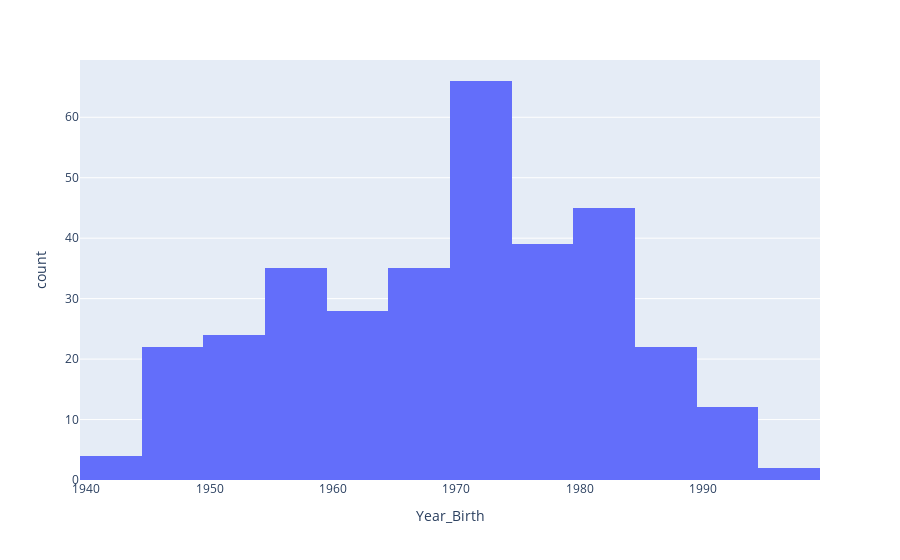

The notebook cell saved with this chart:
### Markdown cell above
What customers are more likely to participate in the last promotional campaign?

### Code cell
px.histogram(df[df['Response'] == 1], x='Year_Birth')

### Figure 1 — Plotly figure (JSON) as saved in the notebook; plotly's stock layout.template omitted (floating-point values rounded to 4 significant figures; data arrays with more than 128 entries replaced by an {"elided": "..."} marker saying what was removed)
{"data": [{"alignmentgroup": "True", "bingroup": "x", "hovertemplate": "Year_Birth=%{x}<br>count=%{y}<extra></extra>", "legendgroup": "", "marker": {"color": "#636efa", "pattern": {"shape": ""}}, "name": "", "offsetgroup": "", "orientation": "v", "showlegend": false, "type": "histogram", "x": {"elided": "334 int values"}, "xaxis": "x", "yaxis": "y"}], "layout": {"autosize": true, "barmode": "relative", "legend": {"tracegroupgap": 0}, "margin": {"t": 60}, "xaxis": {"anchor": "y", "autorange": true, "domain": [0, 1], "range": [1940.0, 2000.0], "title": {"text": "Year_Birth"}, "type": "linear"}, "yaxis": {"anchor": "x", "autorange": true, "domain": [0, 1], "range": [0, 69.47], "title": {"text": "count"}}}}
